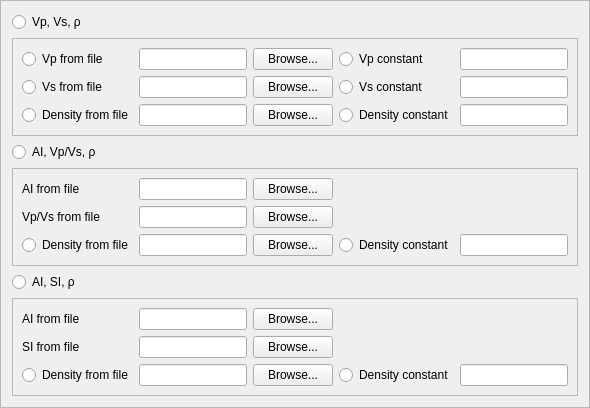
         <widget class="QFrame" name="backgroundModelFrame">
          <property name="sizePolicy">
           <sizepolicy hsizetype="Expanding" vsizetype="Expanding">
            <horstretch>0</horstretch>
            <verstretch>0</verstretch>
           </sizepolicy>
          </property>
          <property name="minimumSize">
           <size>
            <width>0</width>
            <height>0</height>
           </size>
          </property>
          <property name="maximumSize">
           <size>
            <width>16777215</width>
            <height>250</height>
           </size>
          </property>
          <property name="frameShape">
           <enum>QFrame::StyledPanel</enum>
          </property>
          <property name="frameShadow">
           <enum>QFrame::Raised</enum>
          </property>
          <layout class="QGridLayout" name="gridLayout_7">
           <item row="0" column="0">
            <widget class="QRadioButton" name="vpVsRhoRadioButton">
             <property name="toolTip">
              <string>&lt;qt&gt;The user must provide pressure velocity data, shear velocity data and density data. For each of these, the user can either input a file or a constant value.</string>
             </property>
             <property name="text">
              <string>Vp, Vs, ρ</string>
             </property>
            </widget>
           </item>
           <item row="1" column="0">
            <widget class="QFrame" name="vpVsRhoFrame">
             <property name="sizePolicy">
              <sizepolicy hsizetype="Preferred" vsizetype="Expanding">
               <horstretch>0</horstretch>
               <verstretch>0</verstretch>
              </sizepolicy>
             </property>
             <property name="maximumSize">
              <size>
               <width>16777215</width>
               <height>132</height>
              </size>
             </property>
             <property name="toolTip">
              <string/>
             </property>
             <property name="frameShape">
              <enum>QFrame::StyledPanel</enum>
             </property>
             <property name="frameShadow">
              <enum>QFrame::Raised</enum>
             </property>
             <layout class="QGridLayout" name="gridLayout_8">
              <item row="0" column="0">
               <widget class="QRadioButton" name="vpFile1RadioButton">
                <property name="toolTip">
                 <string>&lt;qt&gt;3D grid file giving background Vp.</string>
                </property>
                <property name="text">
                 <string>Vp from file</string>
                </property>
               </widget>
              </item>
              <item row="0" column="1">
               <widget class="QLineEdit" name="vpFile1LineEdit">
                <property name="toolTip">
                 <string>&lt;qt&gt;3D grid file giving background Vp. </string>
                </property>
               </widget>
              </item>
              <item row="0" column="2">
               <widget class="QPushButton" name="vpFile1BrowsePushButton">
                <property name="toolTip">
                 <string>&lt;qt&gt;3D grid file giving background Vp.</string>
                </property>
                <property name="text">
                 <string>Browse...</string>
                </property>
               </widget>
              </item>
              <item row="0" column="3">
               <widget class="QRadioButton" name="vpConstant1RadioButton">
                <property name="toolTip">
                 <string>&lt;qt&gt;Value used for constant background Vp.</string>
                </property>
                <property name="text">
                 <string>Vp constant</string>
                </property>
                <property name="checkable">
                 <bool>true</bool>
                </property>
               </widget>
              </item>
              <item row="0" column="4">
               <widget class="QLineEdit" name="vpConstant1LineEdit">
                <property name="toolTip">
                 <string>&lt;qt&gt;Value used for constant background Vp.</string>
                </property>
               </widget>
              </item>
              <item row="1" column="0">
               <widget class="QRadioButton" name="vsFile1RadioButton">
                <property name="toolTip">
                 <string>&lt;qt&gt;3D grid file giving background Vs.</string>
                </property>
                <property name="text">
                 <string>Vs from file</string>
                </property>
               </widget>
              </item>
              <item row="1" column="1">
               <widget class="QLineEdit" name="vsFile1LineEdit">
                <property name="toolTip">
                 <string>&lt;qt&gt;3D grid file giving background Vs.</string>
                </property>
               </widget>
              </item>
              <item row="1" column="2">
               <widget class="QPushButton" name="vsFile1BrowsePushButton">
                <property name="toolTip">
                 <string>&lt;qt&gt;3D grid file giving background Vs.</string>
                </property>
                <property name="text">
                 <string>Browse...</string>
                </property>
               </widget>
              </item>
              <item row="1" column="3">
               <widget class="QRadioButton" name="vsConstant1RadioButton">
                <property name="toolTip">
                 <string>&lt;qt&gt;Value used for constant background Vs.</string>
                </property>
                <property name="text">
                 <string>Vs constant</string>
                </property>
                <property name="checked">
                 <bool>false</bool>
                </property>
               </widget>
              </item>
              <item row="1" column="4">
               <widget class="QLineEdit" name="vsConstant1LineEdit">
                <property name="toolTip">
                 <string>&lt;qt&gt;Value used for constant background Vs.</string>
                </property>
               </widget>
              </item>
              <item row="2" column="0">
               <widget class="QRadioButton" name="densityFile1RadioButton">
                <property name="toolTip">
                 <string>&lt;qt&gt;3D grid file giving background density.</string>
                </property>
                <property name="text">
                 <string>Density from file</string>
                </property>
               </widget>
              </item>
              <item row="2" column="1">
               <widget class="QLineEdit" name="densityFile1LineEdit">
                <property name="toolTip">
                 <string>&lt;qt&gt;3D grid file giving background density.</string>
                </property>
               </widget>
              </item>
              <item row="2" column="2">
               <widget class="QPushButton" name="densityFile1BrowsePushButton">
                <property name="toolTip">
                 <string>&lt;qt&gt;3D grid file giving background density.</string>
                </property>
                <property name="text">
                 <string>Browse...</string>
                </property>
               </widget>
              </item>
              <item row="2" column="3">
               <widget class="QRadioButton" name="densityConstant1RadioButton">
                <property name="toolTip">
                 <string>&lt;qt&gt;Value used for constant background density.</string>
                </property>
                <property name="text">
                 <string>Density constant</string>
                </property>
               </widget>
              </item>
              <item row="2" column="4">
               <widget class="QLineEdit" name="densityConstant1LineEdit">
                <property name="toolTip">
                 <string>&lt;qt&gt;Value used for constant background density.</string>
                </property>
               </widget>
              </item>
             </layout>
            </widget>
           </item>
           <item row="2" column="0">
            <widget class="QRadioButton" name="aiVpVsRhoRadioButton">
             <property name="toolTip">
              <string>&lt;qt&gt;The user must provide AI data, Vp/Vs data and density data. The user can either input a file or a constant value for density.</string>
             </property>
             <property name="text">
              <string>AI, Vp/Vs, ρ</string>
             </property>
            </widget>
           </item>
           <item row="3" column="0">
            <widget class="QFrame" name="aiVpVsRhoFrame">
             <property name="sizePolicy">
              <sizepolicy hsizetype="Preferred" vsizetype="Expanding">
               <horstretch>0</horstretch>
               <verstretch>0</verstretch>
              </sizepolicy>
             </property>
             <property name="maximumSize">
              <size>
               <width>16777215</width>
               <height>132</height>
              </size>
             </property>
             <property name="frameShape">
              <enum>QFrame::StyledPanel</enum>
             </property>
             <property name="frameShadow">
              <enum>QFrame::Raised</enum>
             </property>
             <layout class="QGridLayout" name="gridLayout_9">
              <item row="0" column="0">
               <widget class="QLabel" name="aiFile2Label">
                <property name="toolTip">
                 <string>&lt;qt&gt;3D grid file giving background AI.</string>
                </property>
                <property name="text">
                 <string>AI from file</string>
                </property>
               </widget>
              </item>
              <item row="0" column="1">
               <widget class="QLineEdit" name="aiFile2LineEdit">
                <property name="toolTip">
                 <string>&lt;qt&gt;3D grid file giving background AI.</string>
                </property>
               </widget>
              </item>
              <item row="0" column="2">
               <widget class="QPushButton" name="aiFile2BrowsePushButton">
                <property name="toolTip">
                 <string>&lt;qt&gt;3D grid file giving background AI.</string>
                </property>
                <property name="text">
                 <string>Browse...</string>
                </property>
               </widget>
              </item>
              <item row="1" column="0">
               <widget class="QLabel" name="vpVsFile2Label">
                <property name="toolTip">
                 <string>&lt;qt&gt;3D grid file giving background Vp/Vs ratio.</string>
                </property>
                <property name="text">
                 <string>Vp/Vs from file</string>
                </property>
               </widget>
              </item>
              <item row="1" column="1">
               <widget class="QLineEdit" name="vpVsFile2LineEdit">
                <property name="toolTip">
                 <string>&lt;qt&gt;3D grid file giving background Vp/Vs ratio.</string>
                </property>
               </widget>
              </item>
              <item row="1" column="2">
               <widget class="QPushButton" name="vpVsFile2BrowsePushButton">
                <property name="toolTip">
                 <string>&lt;qt&gt;3D grid file giving background Vp/Vs ratio.</string>
                </property>
                <property name="text">
                 <string>Browse...</string>
                </property>
               </widget>
              </item>
              <item row="2" column="0">
               <widget class="QRadioButton" name="densityFile2RadioButton">
                <property name="toolTip">
                 <string>&lt;qt&gt;3D grid file giving background density.</string>
                </property>
                <property name="text">
                 <string>Density from file</string>
                </property>
               </widget>
              </item>
              <item row="2" column="1">
               <widget class="QLineEdit" name="densityFile2LineEdit">
                <property name="toolTip">
                 <string>&lt;qt&gt;3D grid file giving background density.</string>
                </property>
               </widget>
              </item>
              <item row="2" column="2">
               <widget class="QPushButton" name="densityFile2BrowsePushButton">
                <property name="toolTip">
                 <string>&lt;qt&gt;3D grid file giving background density.</string>
                </property>
                <property name="text">
                 <string>Browse...</string>
                </property>
               </widget>
              </item>
              <item row="2" column="3">
               <widget class="QRadioButton" name="densityConstant2RadioButton">
                <property name="toolTip">
                 <string>&lt;qt&gt;Value used for constant background density.</string>
                </property>
                <property name="text">
                 <string>Density constant</string>
                </property>
               </widget>
              </item>
              <item row="2" column="4">
               <widget class="QLineEdit" name="densityConstant2LineEdit">
                <property name="toolTip">
                 <string>&lt;qt&gt;Value used for constant background density.</string>
                </property>
               </widget>
              </item>
             </layout>
            </widget>
           </item>
           <item row="4" column="0">
            <widget class="QRadioButton" name="aiSiRhoRadioButton">
             <property name="toolTip">
              <string>&lt;qt&gt;The user must provide AI data, SI data and density data. The user can either input a file or a constant value for density.</string>
             </property>
             <property name="text">
              <string>AI, SI, ρ</string>
             </property>
            </widget>
           </item>
           <item row="5" column="0">
            <widget class="QFrame" name="aiSiRhoFrame">
             <property name="sizePolicy">
              <sizepolicy hsizetype="Preferred" vsizetype="Expanding">
               <horstretch>0</horstretch>
               <verstretch>132</verstretch>
              </sizepolicy>
             </property>
             <property name="maximumSize">
              <size>
               <width>16777215</width>
               <height>132</height>
              </size>
             </property>
             <property name="frameShape">
              <enum>QFrame::StyledPanel</enum>
             </property>
             <property name="frameShadow">
              <enum>QFrame::Raised</enum>
             </property>
             <layout class="QGridLayout" name="gridLayout_10">
              <item row="0" column="0">
               <widget class="QLabel" name="aiFile3Label">
                <property name="toolTip">
                 <string>&lt;qt&gt;3D grid file giving background AI.</string>
                </property>
                <property name="text">
                 <string>AI from file</string>
                </property>
               </widget>
              </item>
              <item row="0" column="1">
               <widget class="QLineEdit" name="aiFile3LineEdit">
                <property name="toolTip">
                 <string>&lt;qt&gt;3D grid file giving background AI.</string>
                </property>
               </widget>
              </item>
              <item row="0" column="2">
               <widget class="QPushButton" name="aiFile3BrowsePushButton">
                <property name="toolTip">
                 <string>&lt;qt&gt;3D grid file giving background AI.</string>
                </property>
                <property name="text">
                 <string>Browse...</string>
                </property>
               </widget>
              </item>
              <item row="1" column="0">
               <widget class="QLabel" name="siFile3Label">
                <property name="toolTip">
                 <string>&lt;qt&gt;3D grid file giving background SI.</string>
                </property>
                <property name="text">
                 <string>SI from file</string>
                </property>
               </widget>
              </item>
              <item row="1" column="1">
               <widget class="QLineEdit" name="siFile3LineEdit">
                <property name="toolTip">
                 <string>&lt;qt&gt;3D grid file giving background SI.</string>
                </property>
               </widget>
              </item>
              <item row="1" column="2">
               <widget class="QPushButton" name="siFile3BrowsePushButton">
                <property name="toolTip">
                 <string>&lt;qt&gt;3D grid file giving background SI.</string>
                </property>
                <property name="text">
                 <string>Browse...</string>
                </property>
               </widget>
              </item>
              <item row="2" column="0">
               <widget class="QRadioButton" name="densityFile3RadioButton">
                <property name="toolTip">
                 <string>&lt;qt&gt;3D grid file giving background density.</string>
                </property>
                <property name="text">
                 <string>Density from file</string>
                </property>
               </widget>
              </item>
              <item row="2" column="1">
               <widget class="QLineEdit" name="densityFile3LineEdit">
                <property name="toolTip">
                 <string>&lt;qt&gt;3D grid file giving background density.</string>
                </property>
               </widget>
              </item>
              <item row="2" column="2">
               <widget class="QPushButton" name="densityFile3BrowsePushButton">
                <property name="toolTip">
                 <string>&lt;qt&gt;3D grid file giving background density.</string>
                </property>
                <property name="text">
                 <string>Browse...</string>
                </property>
               </widget>
              </item>
              <item row="2" column="3">
               <widget class="QRadioButton" name="densityConstant3RadioButton">
                <property name="toolTip">
                 <string>&lt;qt&gt;Value used for constant background density.</string>
                </property>
                <property name="text">
                 <string>Density constant</string>
                </property>
               </widget>
              </item>
              <item row="2" column="4">
               <widget class="QLineEdit" name="densityConstant3LineEdit">
                <property name="toolTip">
                 <string>&lt;qt&gt;Value used for constant background density.</string>
                </property>
               </widget>
              </item>
             </layout>
            </widget>
           </item>
          </layout>
         </widget>
